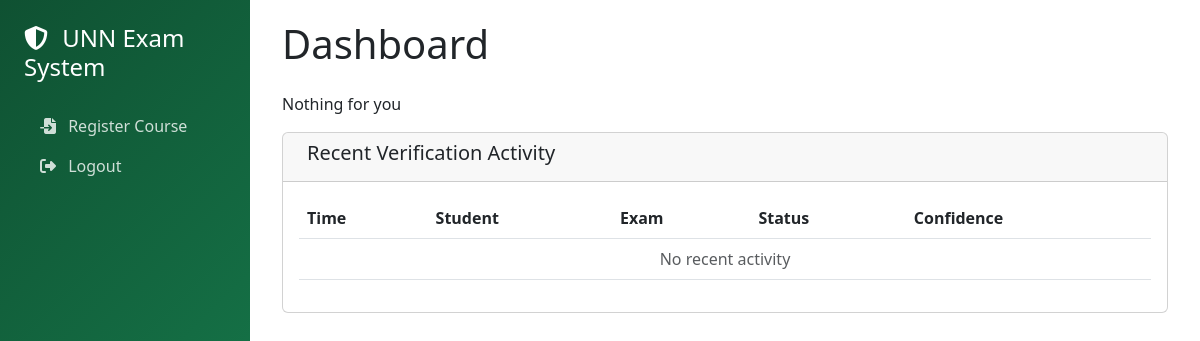
The app's page /dashboard, older data.
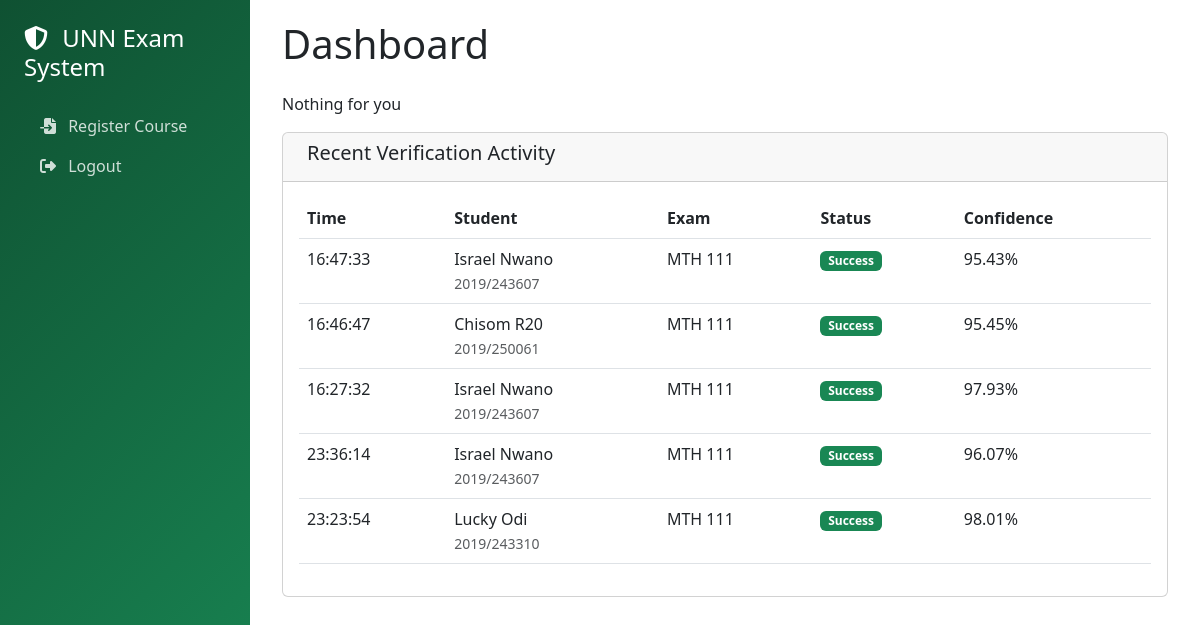
The same page, newer data.
### app.py (models this page shows, shortened)
class VerificationAttempt(db.Model):
    __tablename__ = "verification_attempts"
    id: Mapped[int] = mapped_column(Integer, primary_key=True)
    exam_id: Mapped[int] = mapped_column(ForeignKey("exams.id", ondelete="CASCADE"), nullable=False, index=True)
    student_id: Mapped[Optional[int]] = mapped_column(ForeignKey("students.id", ondelete="SET NULL"), nullable=True,
                                                      index=True)
    template_matched: Mapped[Optional[int]] = mapped_column(ForeignKey("voiceprint_templates.id", ondelete="SET NULL"),
                                                            index=True)
    verification_timestamp: Mapped[datetime] = mapped_column(DateTime, default=lambda: datetime.now(timezone.utc),
                                                             index=True)
    verification_status: Mapped[str] = mapped_column(String(20), nullable=False)
    confidence_score: Mapped[Optional[Decimal]] = mapped_column(Numeric(5, 2))
    attempt_number: Mapped[int] = mapped_column(Integer, default=1)
    error_message: Mapped[Optional[str]] = mapped_column(Text)
    exam = relationship("Exam", back_populates="verifications")
    student = relationship("Student", back_populates="verification_attempts")
    matched_template = relationship("VoiceprintTemplate", back_populates="verification_attempts")

class Student(UserMixin, db.Model):
    __tablename__ = "students"
    id: Mapped[int] = mapped_column(Integer, primary_key=True)
    registration_number: Mapped[str] = mapped_column(String(20), unique=True, nullable=False, index=True)
    first_name: Mapped[str] = mapped_column(String(100), nullable=False)
    last_name: Mapped[str] = mapped_column(String(100), nullable=False)
    email: Mapped[Optional[str]] = mapped_column(String(255))
    department: Mapped[Optional[str]] = mapped_column(String(100))
    password: Mapped[str] = mapped_column(String(255), nullable=False)
    role: Mapped[str] = mapped_column(String(20), default="operator")
    is_active: Mapped[bool] = mapped_column(Boolean, default=True)
    created_at: Mapped[datetime] = mapped_column(DateTime, default=lambda: datetime.now(timezone.utc))
    last_login: Mapped[Optional[datetime]] = mapped_column(DateTime)
    voiceprints: Mapped[List["VoiceprintTemplate"]] = relationship(
        back_populates="student",
        lazy="selectin",
        cascade="all, delete-orphan"
    )
    registrations: Mapped[List["ExamRegistration"]] = relationship(
        back_populates="student",
        lazy="selectin",
        cascade="all, delete-orphan"
    )
    verification_attempts: Mapped[List["VerificationAttempt"]] = relationship(
        back_populates="student",
        lazy="selectin",
        cascade="all, delete-orphan"
    )
    attendance_records: Mapped[List["AttendanceRecord"]] = relationship(
        back_populates="student",
        lazy="selectin",
        cascade="all, delete-orphan"
    )

class Exam(db.Model):
    __tablename__ = "exams"
    id: Mapped[int] = mapped_column(Integer, primary_key=True)
    exam_code: Mapped[str] = mapped_column(String(20), nullable=False, unique=True, index=True)
    exam_title: Mapped[str] = mapped_column(String(255), nullable=False)
    exam_date: Mapped[date] = mapped_column(Date, nullable=False, index=True)
    start_time: Mapped[time] = mapped_column(Time, nullable=False)
    end_time: Mapped[Optional[time]] = mapped_column(Time)
    venue: Mapped[Optional[str]] = mapped_column(String(255))
    duration_minutes: Mapped[int] = mapped_column(Integer, default=180)
    status: Mapped[str] = mapped_column(String(20), default="scheduled", index=True)
    max_capacity: Mapped[Optional[int]] = mapped_column(Integer)
    created_at: Mapped[datetime] = mapped_column(DateTime, default=lambda: datetime.now(timezone.utc))
    updated_at: Mapped[datetime] = mapped_column(DateTime, default=lambda: datetime.now(timezone.utc),
                                                 onupdate=lambda: datetime.now(timezone.utc))
    registrations = relationship("ExamRegistration", back_populates="exam", cascade="all, delete-orphan")
    verifications = relationship("VerificationAttempt", back_populates="exam", cascade="all, delete-orphan")
    sessions = relationship("VerificationSession", back_populates="exam", cascade="all, delete-orphan")
    attendance_records = relationship("AttendanceRecord", back_populates="exam", cascade="all, delete-orphan")

### app.py (the view)
@app.route("/dashboard")
def dashboard():
    stats = {
        'total_students': db.session.execute(
            select(func.count()).select_from(Student)
        ).scalar(),
        'enrolled_fingerprints': db.session.execute(
            select(func.count(distinct(VoiceprintTemplate.student_id)))
        ).scalar(),
        'total_exams': db.session.execute(
            select(func.count()).select_from(Exam)
        ).scalar(),
        'active_exams': db.session.execute(
            select(func.count()).select_from(Exam).where(Exam.status == 'active')
        ).scalar()
    }
    stmt = select(
        VerificationAttempt,
        Student.registration_number,
        Student.first_name,
        Student.last_name,
        Exam.exam_code
    ).outerjoin(Student).join(Exam).order_by(
        VerificationAttempt.verification_timestamp.desc()
    ).limit(5)
    recent_verifications = db.session.execute(stmt).all()
    return render_template("dashboard.html",
                           stats=stats,
                           recent_verifications=recent_verifications,
                           current_user=current_user)

### templates/dashboard.html (shortened to what this page needs)
{% extends "base.html" %}
{% block content %}
<div class="container-fluid">
    <h1 class="mb-4">Dashboard</h1>
     {% if current_user.id == 1 %}
    <div class="row mb-4">
        <div class="col-md-3">
            <div class="card bg-primary text-white">
                <div class="card-body">
                    <h5>Total Students</h5>
                    <h2>{{ stats.total_students - 1 }}</h2>
                </div>
            </div>
        </div>
        <div class="col-md-3">
            <div class="card bg-success text-white">
                <div class="card-body">
                    <h5>Enrolled Voiceprints</h5>
                    <h2>{{ stats.enrolled_fingerprints }}</h2>
                </div>
            </div>
        </div>
        <div class="col-md-3">
            <div class="card bg-warning text-white">
                <div class="card-body">
                    <h5>Total Exams</h5>
                    <h2>{{ stats.total_exams }}</h2>
                </div>
            </div>
        </div>
        <div class="col-md-3">
            <div class="card bg-info text-white">
                <div class="card-body">
                    <h5>Active Exams</h5>
                    <h2>{{ stats.active_exams }}</h2>
                </div>
            </div>
        </div>
    </div>
    {% else %}
    <p>Nothing for you</p>
    {% endif %}
    <div class="card">
        <div class="card-header">
            <h5>Recent Verification Activity</h5>
        </div>
        <div class="card-body">
            <div class="table-responsive">
                <table class="table table-hover">
                    <thead>
                        <tr>
                            <th>Time</th>
                            <th>Student</th>
                            <th>Exam</th>
                            <th>Status</th>
                            <th>Confidence</th>
                        </tr>
                    </thead>
                    <tbody>
                        {% for attempt, reg_no, first_name, last_name, exam_code in recent_verifications %}
                        <tr>
                            <td>{{ attempt.verification_timestamp.strftime('%H:%M:%S') }}</td>
                            <td>
                                {% if first_name %}
                                    {{ first_name }} {{ last_name }}<br>
                                    <small class="text-muted">{{ reg_no }}</small>
                                {% else %}
                                    Unknown
                                {% endif %}
                            </td>
                            <td>{{ exam_code }}</td>
                            <td>
                                <span class="badge bg-{{ 'success' if attempt.verification_status == 'success' else 'danger' }}">
                                    {{ attempt.verification_status.title() }}
                                </span>
                            </td>
                            <td>{{ attempt.confidence_score or 'N/A' }}%</td>
                        </tr>
                        {% else %}
                        <tr>
                            <td colspan="5" class="text-center text-muted">No recent activity</td>
                        </tr>
                        {% endfor %}
                    </tbody>
                </table>
            </div>
        </div>
    </div>
</div>
{% endblock %}

### templates/base.html (shortened to what this page needs)
<!DOCTYPE html>
<html lang="en">
<head>
    <link href="https://cdnjs.cloudflare.com/ajax/libs/bootstrap/5.3.0/css/bootstrap.min.css" rel="stylesheet">
    <link href="https://cdnjs.cloudflare.com/ajax/libs/font-awesome/6.4.0/css/all.min.css" rel="stylesheet">
</head>
<body>
    <nav class="sidebar">
        <div class="p-4">
            <h4 class="text-white mb-4">
                <i class="fas fa-shield-alt me-2"></i>
                UNN Exam System
            </h4>
            <ul class="nav flex-column">
                {% if current_user.id == 1 %}
                <li class="nav-item">
                    <a class="nav-link {% if request.endpoint == 'index' %}active{% endif %}" href="{{ url_for('dashboard') }}">
                        <i class="fas fa-tachometer-alt me-2"></i> Dashboard
                    </a>
                </li>
                <li class="nav-item">
                    <a class="nav-link {% if request.endpoint == 'enrollment' %}active{% endif %}" href="{{ url_for('enrollment') }}">
                        <i class="fas fa-microphone me-2"></i> Voice Record Enrollment
                    </a>
                </li>
                <li class="nav-item">
                    <a class="nav-link {% if request.endpoint == 'verification' %}active{% endif %}" href="{{ url_for('verification') }}">
                        <i class="fas fa-user-check me-2"></i> Live Verification
                    </a>
                </li>
                <li class="nav-item">
                    <a class="nav-link {% if request.endpoint == 'exam_management' %}active{% endif %}" href="{{ url_for('exam_management') }}">
                        <i class="fas fa-calendar-alt me-2"></i> Exam Management
                    </a>
                </li>
                {% else %}
                <li class="nav-item">
                    <a class="nav-link {% if request.endpoint == 'register_course' %}active{% endif %}" href="{{ url_for('course_registration') }}">
                        <i class="fas fa-file-import me-2"></i> Register Course
                    </a>
                </li>
                {% endif %}
                <li class="nav-item">
                    <a class="nav-link text-danger {% if request.endpoint == 'register_course' %}active{% endif %}" href="{{ url_for('logout') }}">
                        <i class="fas fa-sign-out-alt me-2"></i> Logout
                    </a>
                </li>
            </ul>
        </div>
    </nav>
    <main class="main-content">
        {% block content %}{% endblock %}
    </main>
</body>
</html>

### templates/base.html (style rules this page uses)
.sidebar { background: linear-gradient(135deg, #0f5132, var(--bs-success)); min-height: 100vh; position: fixed; top: 0; left: 0; width: 250px; z-index: 1000; }
.main-content { margin-left: 250px; padding: 20px; }
.nav-link { color: rgba(255, 255, 255, 0.8) !important; }

Row changes from the older to the newer data that the page shows:
added VerificationAttempt: verification_timestamp "16:47:33", first_name "Israel", last_name "Nwano", registration_number "2019/243607", exam_code "MTH 111", verification_status "Success", confidence_score "95.43"
added VerificationAttempt: verification_timestamp "16:46:47", first_name "Chisom", last_name "R20", registration_number "2019/250061", exam_code "MTH 111", verification_status "Success", confidence_score "95.45"
added VerificationAttempt: verification_timestamp "16:27:32", first_name "Israel", last_name "Nwano", registration_number "2019/243607", exam_code "MTH 111", verification_status "Success", confidence_score "97.93"
added VerificationAttempt: verification_timestamp "23:36:14", first_name "Israel", last_name "Nwano", registration_number "2019/243607", exam_code "MTH 111", verification_status "Success", confidence_score "96.07"
added VerificationAttempt: verification_timestamp "23:23:54", first_name "Lucky", last_name "Odi", registration_number "2019/243310", exam_code "MTH 111", verification_status "Success", confidence_score "98.01"
Text that changed along with them:
text no longer shown: "No recent activity"
